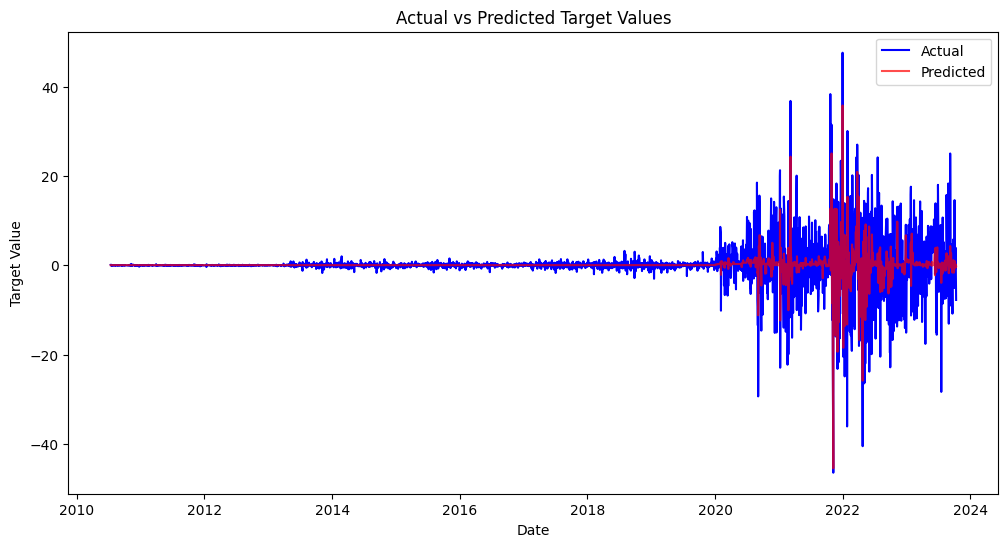

The Python source for this figure:
from datasets import load_dataset
import pandas as pd
from sklearn.preprocessing import StandardScaler
from sklearn.model_selection import cross_val_score
from sklearn.ensemble import GradientBoostingRegressor
import matplotlib.pyplot as plt

# Load dataset
tesla = load_dataset('codesignal/tsla-historic-prices')
tesla_df = pd.DataFrame(tesla['train'])

# TODO: Convert Date column to datetime type
tesla_df['Date'] = pd.to_datetime(tesla_df['Date'])

# TODO: Perform feature engineering to add a shifted Adj Close column as target, and the mean and std of Adj Close over 5 and 10 days
# - Add a new column 'Target' which is the difference between the shifted 'Adj Close' and the current 'Adj Close' to use as the target variable.
# - Add columns 'Mean_5' and 'Std_5', which are the mean and standard deviation of the 'Adj Close' over the past 5 days.
# - Add columns 'Mean_10' and 'Std_10', which are the mean and standard deviation of the 'Adj Close' over the past 10 days.
tesla_df['Adj Close Shifted'] = tesla_df['Adj Close'].shift(-1)
tesla_df['Target'] = tesla_df['Adj Close Shifted'] - tesla_df['Adj Close']
tesla_df['Mean_5'] = tesla_df['Adj Close'].rolling(window=5).mean()
tesla_df['Std_5'] = tesla_df['Adj Close'].rolling(window=5).std()
tesla_df['Mean_10'] = tesla_df['Adj Close'].rolling(window=10).mean()
tesla_df['Std_10'] = tesla_df['Adj Close'].rolling(window=10).std()

# TODO: Drop NaN values created during feature engineering
tesla_df.dropna(inplace=True)

# TODO: Select features and target values for model
# The target is the 'Target' column, features to choose is up to you
features = ['Adj Close', 'Mean_5', 'Std_5', 'Mean_10', 'Std_10']
target = 'Target'

X = tesla_df[features]
y = tesla_df[target]

# TODO: Standardize the features
scaler = StandardScaler()
X_scaled = scaler.fit_transform(X)

# TODO: Instantiate the Gradient Boosting model with `n_estimators = 100`, `learning_rate = 0.1`, `max_depth = 3`
model = GradientBoostingRegressor(n_estimators=100, learning_rate=0.1, max_depth=3)

# TODO: Perform 5-fold cross-validation and print the mean cross-validation score
cv_scores = cross_val_score(model, X_scaled, y, cv=5)
print(f'Mean cross-validation score: {cv_scores.mean()}')

# TODO: Fit the model to the entire dataset and predict target values
model.fit(X_scaled, y)
predictions = model.predict(X_scaled)

# TODO: Plot actual vs predicted values to visualize model performance```
# Plot actual vs predicted values
plt.figure(figsize=(12, 6))
plt.plot(tesla_df['Date'], y, label='Actual', color='blue')
plt.plot(tesla_df['Date'], predictions, label='Predicted', color='red', alpha=0.7)
plt.title('Actual vs Predicted Target Values')
plt.xlabel('Date')
plt.ylabel('Target Value')
plt.legend()
plt.show()
